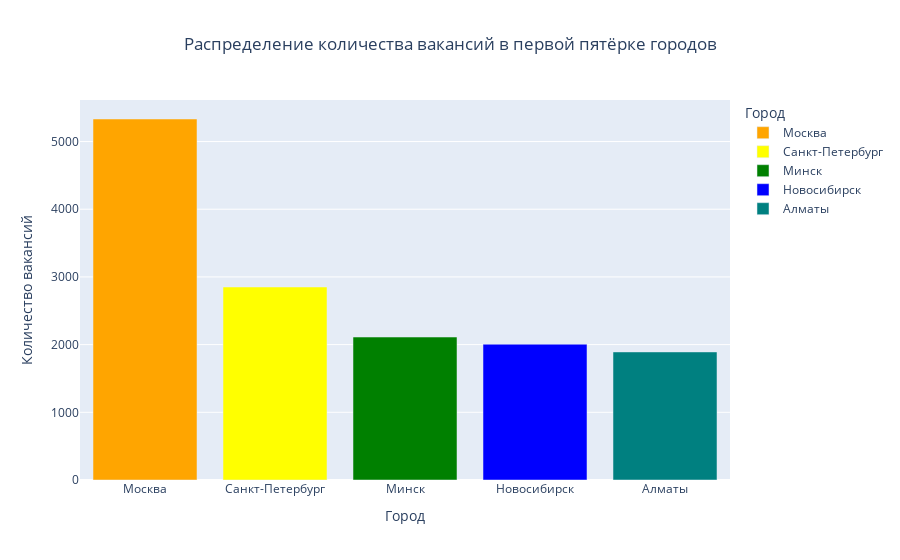
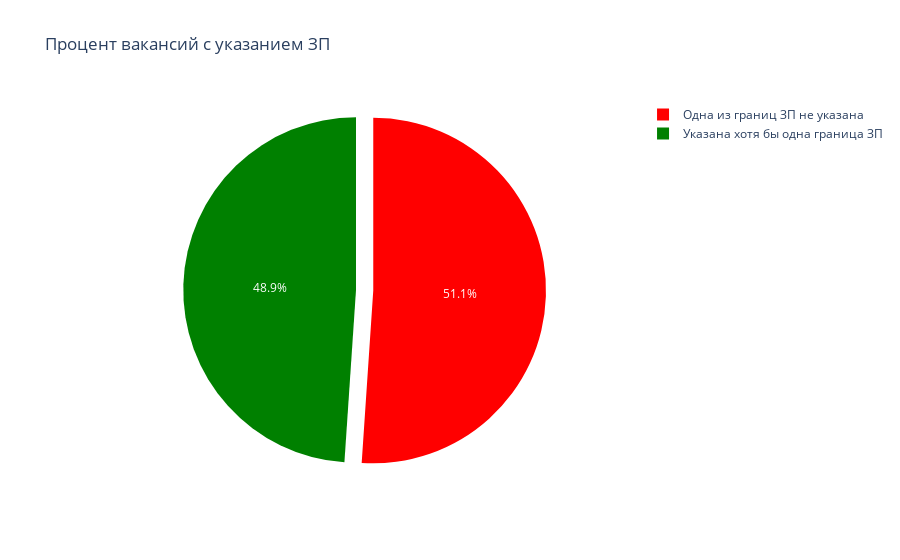
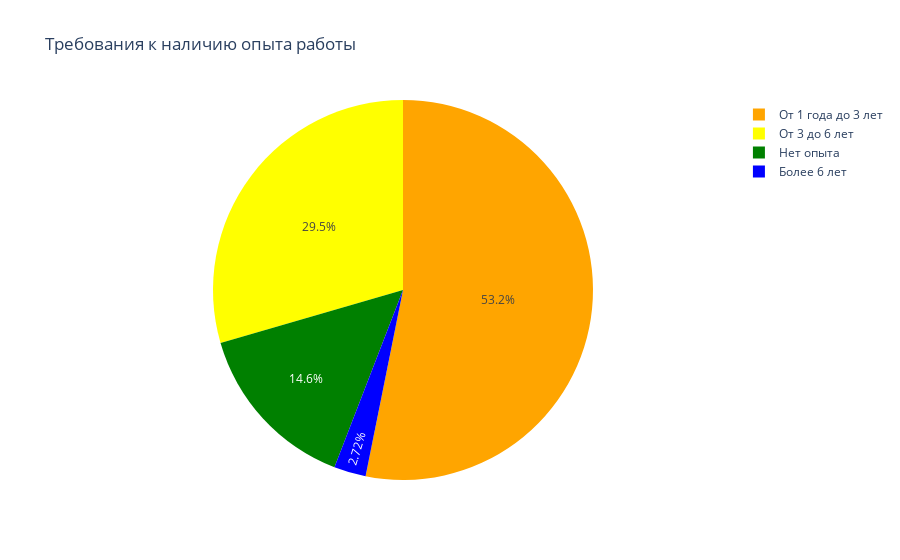
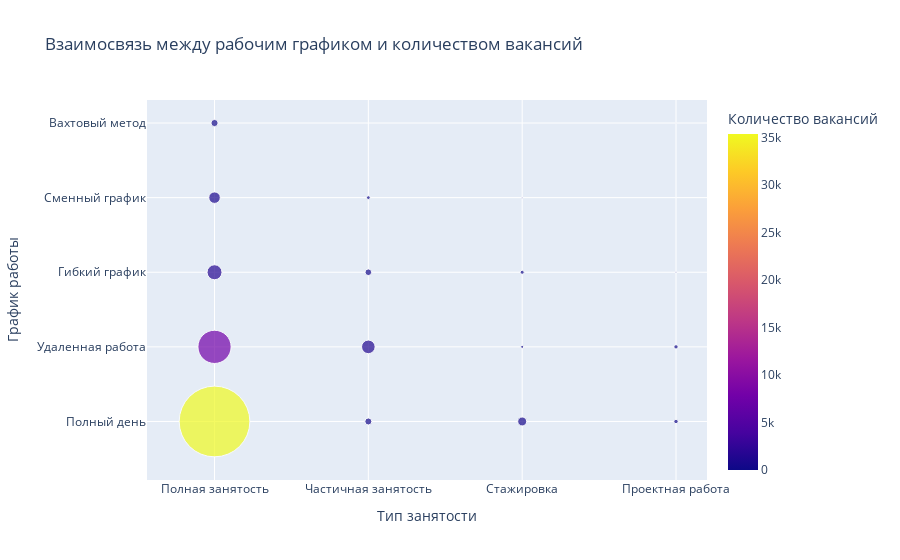

Notebook code for these charts, in order:
### Markdown cell above
***

### Code cell
# построение графиков детального анализа вакансий

# города-лидеры по вакансиям
bar_vacancy = px.bar(
    df_vacancy_region.head(5),
    x = 'area',
    y = 'cnt',
    color = 'area',
    color_discrete_sequence = ['orange', 'yellow', 'green', 'blue', 'teal'],
    labels = { 'cnt':'Количество вакансий', 'area':'Город' },
    title = 'Распределение количества вакансий в первой пятёрке городов'
)

bar_vacancy.update_layout(
    title_x = 0.5
)

bar_vacancy.write_image("images/vacancy_by_region.png")

bar_vacancy.show()


# процент вакансий с указанной зарплатой
total_vacancies = df_vacancy_total['count'][0]
vacancies_not_null = df_vacancy_not_null['count'][0]
vacancies_null = total_vacancies - vacancies_not_null

null_percent = vacancies_null / total_vacancies * 100
not_null_percent = vacancies_not_null / total_vacancies * 100

data = [null_percent, not_null_percent]

pie_salary = px.pie(
    data,
    values = data,
    names = ['Одна из границ ЗП не указана', 'Указана хотя бы одна граница ЗП'],
    title = "Процент вакансий с указанием ЗП",
    color_discrete_sequence = ['red', 'green']
)

pie_salary.update_traces(pull = [0.1, 0])

pie_salary.write_image("images/salary_specified.png")

pie_salary.show();


# требования по опыту работы
pie_experience = px.pie(
    df_experience,
    values = 'cnt',
    names = 'experience',
    title = "Требования к наличию опыта работы",
    color_discrete_sequence = ['orange', 'yellow', 'green', 'blue']
)


pie_experience.write_image("images/experience.png")

pie_experience.show();


# взаимосвязь между рабочим графиком, типом занятости и количеством вакансий
scatter_schedule = px.scatter(
    df_schedule,
    x = 'employment',
    y = 'schedule',
    color = 'cnt',
    size = 'cnt',
    size_max = 50,
    labels = {'schedule':'График работы', 'employment':'Тип занятости', 'cnt':'Количество вакансий'},
    title = "Взаимосвязь между рабочим графиком и количеством вакансий",
)

scatter_schedule.write_image("images/schedule_employment.png")

scatter_schedule.show()

### Figure 1 — Plotly figure (JSON) as saved in the notebook; plotly's stock layout.template omitted (floating-point values rounded to 4 significant figures)
{"data": [{"alignmentgroup": "True", "hovertemplate": "Город=%{x}<br>Количество вакансий=%{y}<extra></extra>", "legendgroup": "Москва", "marker": {"color": "orange", "pattern": {"shape": ""}}, "name": "Москва", "offsetgroup": "Москва", "orientation": "v", "showlegend": true, "textposition": "auto", "type": "bar", "x": ["Москва"], "xaxis": "x", "y": [5333], "yaxis": "y"}, {"alignmentgroup": "True", "hovertemplate": "Город=%{x}<br>Количество вакансий=%{y}<extra></extra>", "legendgroup": "Санкт-Петербург", "marker": {"color": "yellow", "pattern": {"shape": ""}}, "name": "Санкт-Петербург", "offsetgroup": "Санкт-Петербург", "orientation": "v", "showlegend": true, "textposition": "auto", "type": "bar", "x": ["Санкт-Петербург"], "xaxis": "x", "y": [2851], "yaxis": "y"}, {"alignmentgroup": "True", "hovertemplate": "Город=%{x}<br>Количество вакансий=%{y}<extra></extra>", "legendgroup": "Минск", "marker": {"color": "green", "pattern": {"shape": ""}}, "name": "Минск", "offsetgroup": "Минск", "orientation": "v", "showlegend": true, "textposition": "auto", "type": "bar", "x": ["Минск"], "xaxis": "x", "y": [2112], "yaxis": "y"}, {"alignmentgroup": "True", "hovertemplate": "Город=%{x}<br>Количество вакансий=%{y}<extra></extra>", "legendgroup": "Новосибирск", "marker": {"color": "blue", "pattern": {"shape": ""}}, "name": "Новосибирск", "offsetgroup": "Новосибирск", "orientation": "v", "showlegend": true, "textposition": "auto", "type": "bar", "x": ["Новосибирск"], "xaxis": "x", "y": [2006], "yaxis": "y"}, {"alignmentgroup": "True", "hovertemplate": "Город=%{x}<br>Количество вакансий=%{y}<extra></extra>", "legendgroup": "Алматы", "marker": {"color": "teal", "pattern": {"shape": ""}}, "name": "Алматы", "offsetgroup": "Алматы", "orientation": "v", "showlegend": true, "textposition": "auto", "type": "bar", "x": ["Алматы"], "xaxis": "x", "y": [1892], "yaxis": "y"}], "layout": {"barmode": "relative", "legend": {"title": {"text": "Город"}, "tracegroupgap": 0}, "title": {"text": "Распределение количества вакансий в первой пятёрке городов", "x": 0.5}, "xaxis": {"anchor": "y", "categoryarray": ["Москва", "Санкт-Петербург", "Минск", "Новосибирск", "Алматы"], "categoryorder": "array", "domain": [0, 1], "title": {"text": "Город"}}, "yaxis": {"anchor": "x", "domain": [0, 1], "title": {"text": "Количество вакансий"}}}}

### Figure 2 — Plotly figure (JSON) as saved in the notebook; plotly's stock layout.template omitted (floating-point values rounded to 4 significant figures)
{"data": [{"domain": {"x": [0, 1], "y": [0, 1]}, "hovertemplate": "label=%{label}<br>value=%{value}<extra></extra>", "labels": ["Одна из границ ЗП не указана", "Указана хотя бы одна граница ЗП"], "legendgroup": "", "name": "", "pull": [0.1, 0], "showlegend": true, "type": "pie", "values": [51.07, 48.93]}], "layout": {"legend": {"tracegroupgap": 0}, "piecolorway": ["red", "green"], "title": {"text": "Процент вакансий с указанием ЗП"}}}

### Figure 3 — Plotly figure (JSON) as saved in the notebook; plotly's stock layout.template omitted (floating-point values rounded to 4 significant figures)
{"data": [{"domain": {"x": [0, 1], "y": [0, 1]}, "hovertemplate": "experience=%{label}<br>cnt=%{value}<extra></extra>", "labels": ["Более 6 лет", "Нет опыта", "От 3 до 6 лет", "От 1 года до 3 лет"], "legendgroup": "", "name": "", "showlegend": true, "type": "pie", "values": [1337, 7197, 14511, 26152]}], "layout": {"legend": {"tracegroupgap": 0}, "piecolorway": ["orange", "yellow", "green", "blue"], "title": {"text": "Требования к наличию опыта работы"}}}

### Figure 4 — Plotly figure (JSON) as saved in the notebook; plotly's stock layout.template omitted (floating-point values rounded to 4 significant figures)
{"data": [{"hovertemplate": "Тип занятости=%{x}<br>График работы=%{y}<br>Количество вакансий=%{marker.color}<extra></extra>", "legendgroup": "", "marker": {"color": [35367, 7802, 1593, 1312, 940, 569, 367, 347, 312, 141, 133, 116, 101, 64, 18, 12, 2, 1], "coloraxis": "coloraxis", "size": [35367, 7802, 1593, 1312, 940, 569, 367, 347, 312, 141, 133, 116, 101, 64, 18, 12, 2, 1], "sizemode": "area", "sizeref": 14.15, "symbol": "circle"}, "mode": "markers", "name": "", "orientation": "v", "showlegend": false, "type": "scatter", "x": ["Полная занятость", "Полная занятость", "Полная занятость", "Частичная занятость", "Полная занятость", "Стажировка", "Полная занятость", "Частичная занятость", "Частичная занятость", "Проектная работа", "Проектная работа", "Стажировка", "Частичная занятость", "Стажировка", "Проектная работа", "Стажировка", "Проектная работа", "Проектная работа"], "xaxis": "x", "y": ["Полный день", "Удаленная работа", "Гибкий график", "Удаленная работа", "Сменный график", "Полный день", "Вахтовый метод", "Полный день", "Гибкий график", "Полный день", "Удаленная работа", "Гибкий график", "Сменный график", "Удаленная работа", "Гибкий график", "Сменный график", "Вахтовый метод", "Сменный график"], "yaxis": "y"}], "layout": {"coloraxis": {"colorbar": {"title": {"text": "Количество вакансий"}}, "colorscale": [[0, "#0d0887"], [0.1111, "#46039f"], [0.2222, "#7201a8"], [0.3333, "#9c179e"], [0.4444, "#bd3786"], [0.5556, "#d8576b"], [0.6667, "#ed7953"], [0.7778, "#fb9f3a"], [0.8889, "#fdca26"], [1, "#f0f921"]]}, "legend": {"itemsizing": "constant", "tracegroupgap": 0}, "title": {"text": "Взаимосвязь между рабочим графиком и количеством вакансий"}, "xaxis": {"anchor": "y", "domain": [0, 1], "title": {"text": "Тип занятости"}}, "yaxis": {"anchor": "x", "domain": [0, 1], "title": {"text": "График работы"}}}}
